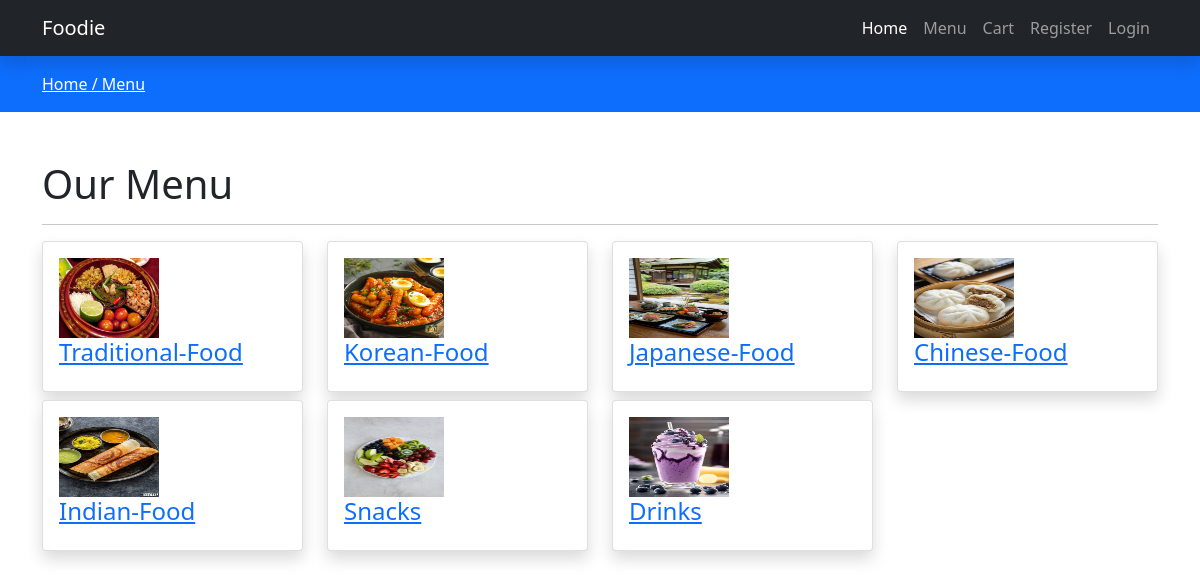
/categories.php, run on the app's committed database.
### tables this page shows
CREATE TABLE `categories` (
  `id` int(10) NOT NULL,
  `name` varchar(225) NOT NULL,
  `slug` varchar(225) NOT NULL,
  `description` mediumtext NOT NULL,
  `status` tinyint(4) NOT NULL DEFAULT 0,
  `popular` tinyint(4) NOT NULL DEFAULT 0,
  `image` varchar(225) NOT NULL,
  `meta_title` varchar(225) NOT NULL,
  `meta_description` mediumtext NOT NULL,
  `meta_keywords` mediumtext NOT NULL,
  `created_at` timestamp NOT NULL DEFAULT current_timestamp()
);

### functions/userfunctions.php (called while the page is built, shortened)
<?php
include('config/dbcon.php');
function getAllActive($table) {
    global $con;
    $query = "SELECT * FROM $table WHERE status='0'";
    return $query_run = mysqli_query($con, $query);
}
?>

### categories.php (the view)
<?php
include('functions/userfunctions.php');
include('includes/header.php');
?>
<div class="py-3 bg-primary">
    <div class="container">
       <a class="text-white" href="index.php">
          Home /
       </a>
       <a class="text-white" href="index.php">
          Menu
       </a>
    </div>
</div>
<div class="py-5">
    <div class="container">
        <div class="row">
            <div class="col-md-12">
                <h1>Our Menu</h1>
                <hr>
                <div class="row">
                    <?php
                    $categories = getAllActive("categories");
                    if (mysqli_num_rows($categories) > 0) {
                        foreach ($categories as $item)
                        {
                    ?>
                        <div class="col-md-3 mb-2">
                            <a href="products.php?category=<?= $item['slug'];?>">
                            <div class="card shadow">
                                <div class="card-body">
                                    <img src="uploads/<?= $item['image'];?>" alt="Category Image" width="100" height="80">
                                    <h4 class="center"><?= $item['name']; ?></h4>
                                </div>
                            </div>
                            </a>
                        </div>
                    <?php
                        }
                    } else {
                        echo "No data available";
                    }
                    ?>
                </div>
            </div>
        </div>
    </div>
</div>
<?php include('includes/footer.php'); ?>

### includes/header.php (shortened to what this page needs)
<!doctype html>
<html lang="en">
  <head>
    <link href="assets/css/bootstrap.min.css" rel="stylesheet">
    <link href="assets/css/custom.css" rel="stylesheet">
    <link href="assets/css/owl.carousel.min.css" rel="stylesheet">
    <link rel="stylesheet" href="https://cdnjs.cloudflare.com/ajax/libs/font-awesome/4.7.0/css/font-awesome.min.css">
    <link rel="stylesheet" href="https://cdnjs.cloudflare.com/ajax/libs/font-awesome/5.15.4/css/all.min.css">
    <link rel="stylesheet" href="//cdn.jsdelivr.net/npm/alertifyjs@1.14.0/build/css/alertify.min.css"/>
    <link rel="stylesheet" href="//cdn.jsdelivr.net/npm/alertifyjs@1.14.0/build/css/themes/bootstrap.min.css"/>
  </head>
  <body>
<?php include('includes/navbar.php');?>

### includes/navbar.php (shortened to what this page needs)
<nav class="navbar navbar-expand-lg navbar-dark sticky-top bg-dark shadow">
  <div class="container">
    <a class="navbar-brand" href="index.php">Foodie</a>
    <div class="collapse navbar-collapse" id="navbarNavDropdown">
      <ul class="navbar-nav ms-auto">
        <li class="nav-item">
          <a class="nav-link active" aria-current="page" href="index.php">Home</a>
        </li>
        <li class="nav-item">
          <a class="nav-link" href="categories.php">Menu</a>
        </li>
        <li class="nav-item">
          <a class="nav-link" href="cart.php">Cart</a>
        </li>
        <?php
           if(isset($_SESSION['auth']))
        {
          ?>
          <li class="nav-item dropdown">
            <a class="nav-link dropdown-toggle" href="#" id="navbarDropdownMenuLink" role="button" data-bs-toggle="dropdown" aria-expanded="false">
              <?= $_SESSION['auth_user']['name']; ?>
            </a>
            <ul class="dropdown-menu" aria-labelledby="navbarDropdownMenuLink">
              <!-- <li><a class="dropdown-item" href="#">Action</a></li>
              <li><a class="dropdown-item" href="#">Another action</a></li> -->
              <li><a class="dropdown-item" href="logout.php">Logout</a></li>
            </ul>
          </li>
        <?php
        } else {
        ?>
          <li class="nav-item">
            <a class="nav-link" href="register.php">Register</a>
          </li>
          <li class="nav-item">
            <a class="nav-link" href="login.php">Login</a>
          </li>
        <?php
        }
        ?>
      </ul>
    </div>
  </div>
</nav>

### includes/footer.php (shortened to what this page needs)
</body>
</html>

### assets/css/custom.css (style rules this page uses)
a { text-decoration: none; }

### data on the page
categories: image (picture), name "Traditional-Food"
categories: image (picture), name "Korean-Food"
categories: image (picture), name "Japanese-Food"
categories: image (picture), name "Chinese-Food"
categories: image (picture), name "Indian-Food"
categories: image (picture), name "Snacks"
categories: image (picture), name "Drinks"
